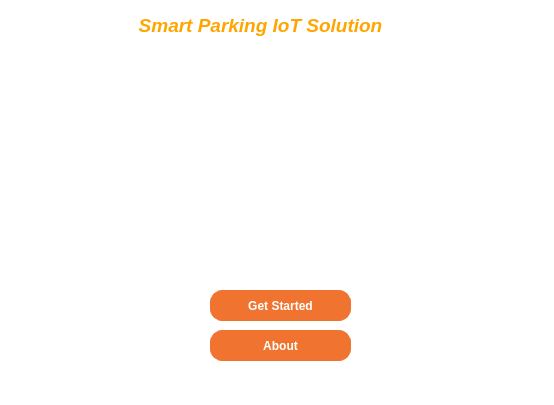
<?xml version="1.0" encoding="UTF-8"?>
<ui version="4.0">
 <class>MainWindow</class>
 <widget class="QMainWindow" name="MainWindow">
  <property name="geometry">
   <rect>
    <x>0</x>
    <y>0</y>
    <width>554</width>
    <height>405</height>
   </rect>
  </property>
  <property name="windowTitle">
   <string>MainWindow</string>
  </property>
  <property name="styleSheet">
   <string notr="true">QObject{
	
	background-color: rgb(255, 255, 255);
}

/*-----QPushButton-----*/
QPushButton
{
	background-color: #f0742f;
	color: #fff;
	font-weight: bold;
	border-style: solid;
	border-width: 1px;
	border-radius: 17px;
	border-color: #f0742f;
	padding: 10px;

}


QPushButton::hover
{
	background-color: #fc7c11;
	color: #fff;

}


QPushButton::pressed
{
	background-color: #ff6b35;
	color: #fff;

}
</string>
  </property>
  <widget class="QWidget" name="centralwidget">
   <widget class="QPushButton" name="button_start">
    <property name="geometry">
     <rect>
      <x>210</x>
      <y>290</y>
      <width>141</width>
      <height>31</height>
     </rect>
    </property>
    <property name="styleSheet">
     <string notr="true">border-radius: 12px;
</string>
    </property>
    <property name="text">
     <string>Get Started</string>
    </property>
   </widget>
   <widget class="QLabel" name="label">
    <property name="geometry">
     <rect>
      <x>10</x>
      <y>20</y>
      <width>61</width>
      <height>71</height>
     </rect>
    </property>
    <property name="text">
     <string/>
    </property>
    <property name="pixmap">
     <pixmap>../images/download.png</pixmap>
    </property>
    <property name="scaledContents">
     <bool>true</bool>
    </property>
   </widget>
   <widget class="QLabel" name="label_2">
    <property name="geometry">
     <rect>
      <x>100</x>
      <y>70</y>
      <width>351</width>
      <height>201</height>
     </rect>
    </property>
    <property name="styleSheet">
     <string notr="true">border-radius:20px;</string>
    </property>
    <property name="text">
     <string/>
    </property>
    <property name="pixmap">
     <pixmap>../images/SmartParking_hero_1000.jpg</pixmap>
    </property>
    <property name="scaledContents">
     <bool>true</bool>
    </property>
   </widget>
   <widget class="QLabel" name="label_3">
    <property name="geometry">
     <rect>
      <x>90</x>
      <y>0</y>
      <width>341</width>
      <height>51</height>
     </rect>
    </property>
    <property name="text">
     <string>&lt;html&gt;&lt;head/&gt;&lt;body&gt;&lt;p align=&quot;center&quot;&gt;&lt;span style=&quot; color:orange;font-size:14pt; font-weight:600; font-style:italic;&quot;&gt;Smart Parking IoT Solution&lt;/span&gt;&lt;/p&gt;&lt;/body&gt;&lt;/html&gt;</string>
    </property>
   </widget>
   <widget class="QPushButton" name="button_start_2">
    <property name="geometry">
     <rect>
      <x>210</x>
      <y>330</y>
      <width>141</width>
      <height>31</height>
     </rect>
    </property>
    <property name="styleSheet">
     <string notr="true">border-radius: 12px;
</string>
    </property>
    <property name="text">
     <string>About</string>
    </property>
   </widget>
  </widget>
  <widget class="QMenuBar" name="menubar">
   <property name="geometry">
    <rect>
     <x>0</x>
     <y>0</y>
     <width>554</width>
     <height>21</height>
    </rect>
   </property>
  </widget>
  <widget class="QStatusBar" name="statusbar"/>
 </widget>
 <resources>
  <include location="../images.qrc"/>
 </resources>
 <connections/>
</ui>
